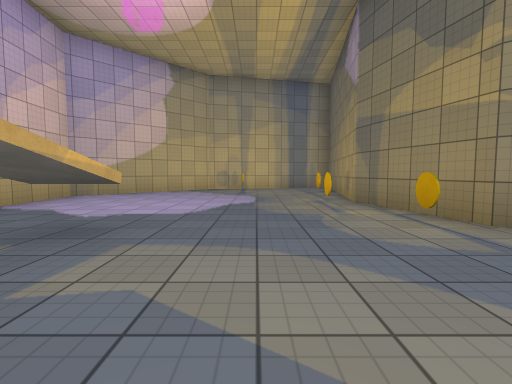
[1] (above)

14 first-person views from a walk through a Unity game level. The camera is 1.2 m above the floor, tilts 4° down and sees 85° across. The floor is counted in squares, 2 m on a side. Each view is taken from the middle of a square. On the plan, view 1 faces up. The plan holds only what a view shows up to about 9 squares ahead; the rest is blank. The place goes on beyond the plan. The player character is not drawn. Door leaves are left out, so doorways stand open. Surface patterns are stand-ins for the level's own textures.

[2]
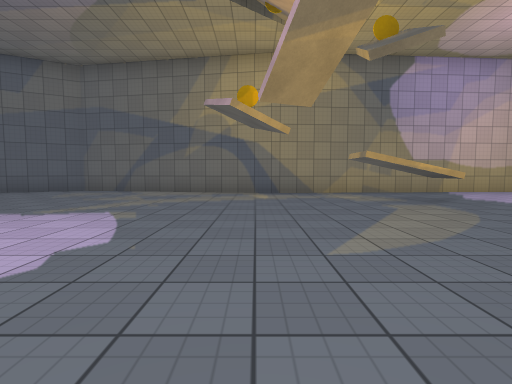

[3]
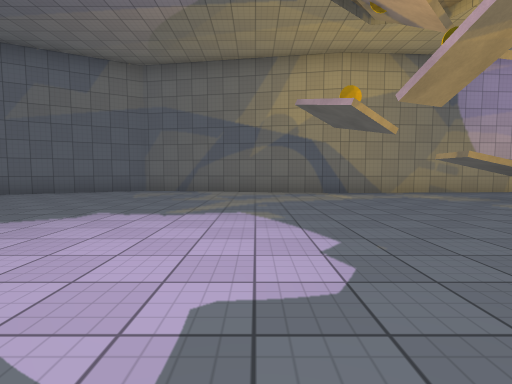

[4]
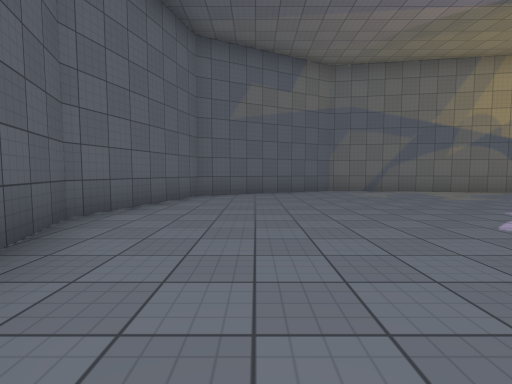

[5]
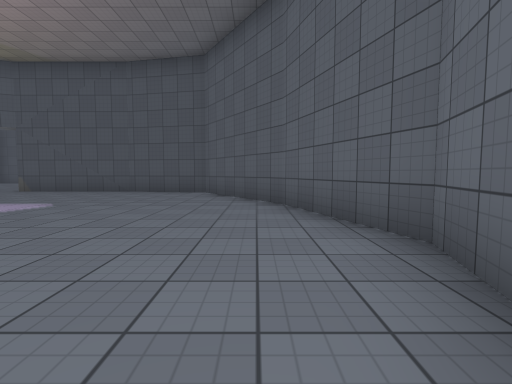

[6]
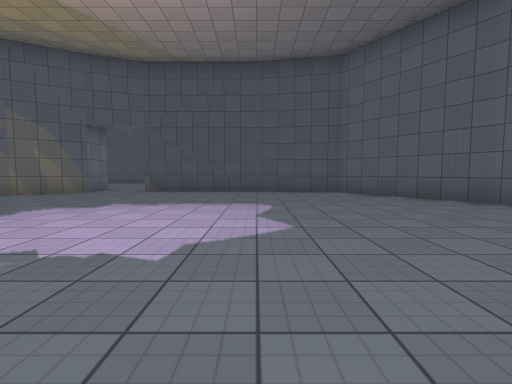

[7]
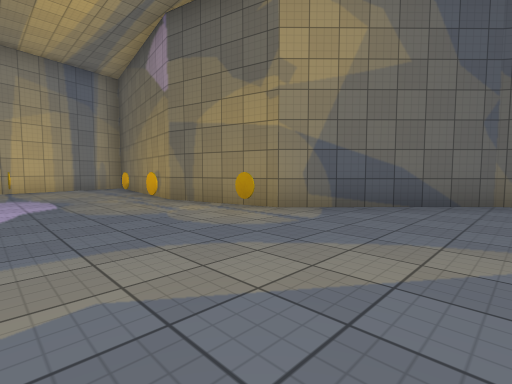

[8]
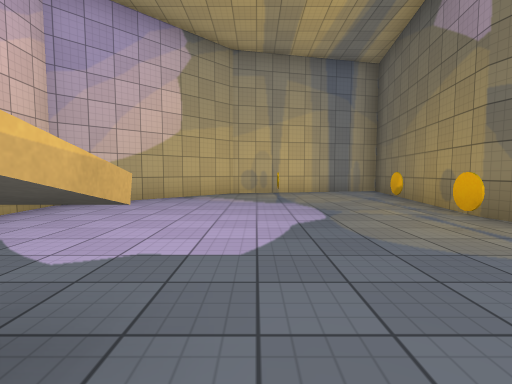

[9]
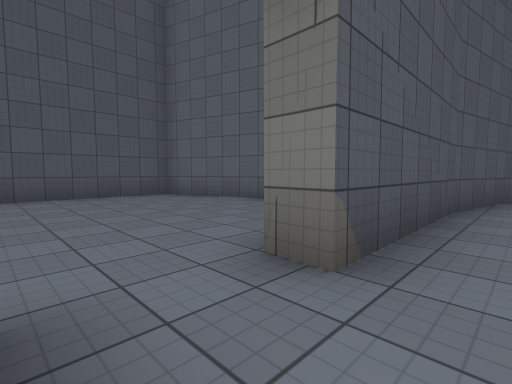

[10]
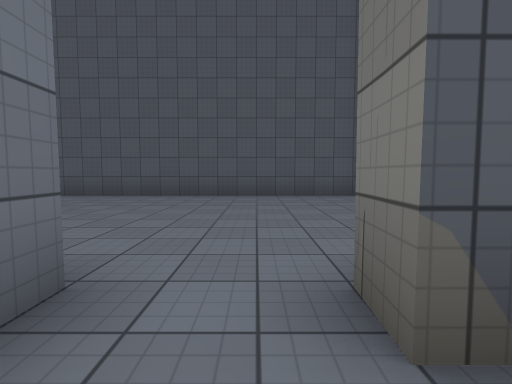

[11]
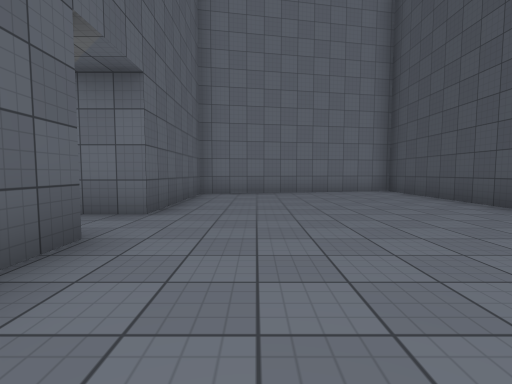

[12]
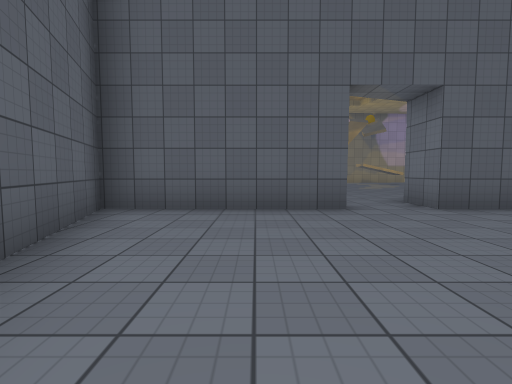

[13]
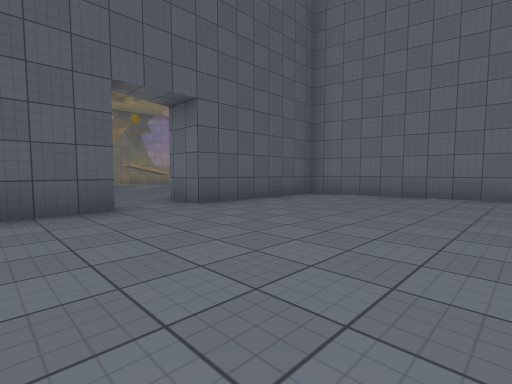

[14]
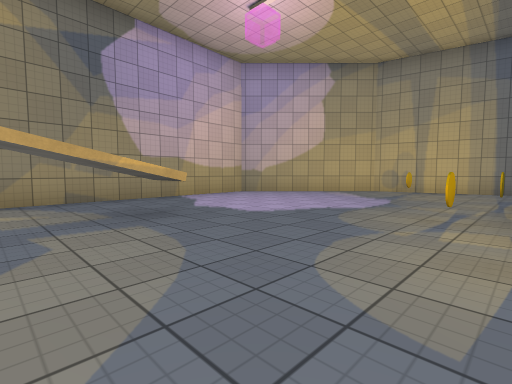

### Floor plan
Key: @ floor where view 1 was taken; # wall or solid block; . floor; ^ raised ledge; C coin; O other object.
Columns run from 5 left of view 1 to 14 right of it. Each row starts with its distance up from view 1.
 11     #####
 10   ###...#
  9  ##..O..#
  8 ##......#
  7 #......##
  6 #......#
  5 #.....C##
  4 #.......#     ######
  3 #..^...C##  ###....#
  2 #..#.....## #......#
  1 #.........###......#
  0 ##...@.....##......#
 -1 ##..........#......#
 -2 #..................#
 -3 #...........#......#
 -4 #...........#......#
 -5 #...........#....###
 -6 #...........#.####
 -7 #...........###
 -8 #...........#
 -9 ##.........##
-10  #.......###
-11  ####..###
-12     ####

Positions as (right, up) in squares from view 1, and headings:
1: (0, 0), facing up
2: (4, -1), facing left
3: (4, -3), facing left
4: (4, -9), facing left
5: (-2, -10), facing right
6: (-2, -6), facing right
7: (-1, 0), facing up-right
8: (-1, 2), facing up
9: (6, -1), facing down-right
10: (6, -2), facing right
11: (9, -5), facing up
12: (12, -4), facing left
13: (12, -4), facing up-left
14: (2, 1), facing up-left
